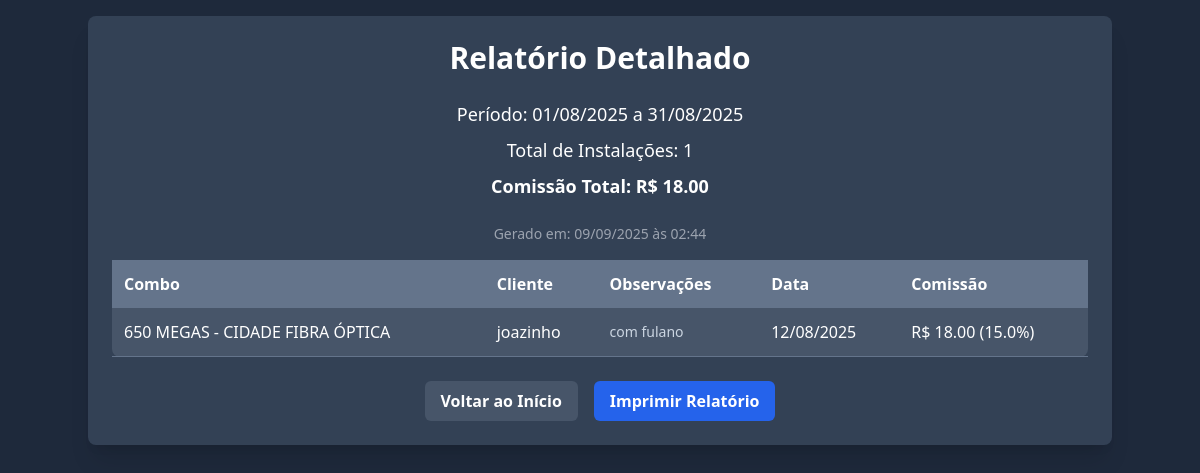
The page /relatorio-historico/2 (signed in) on the database its author committed.
### app.py (models this page shows)
class RelatorioHistorico(db.Model):
    id = db.Column(db.Integer, primary_key=True)
    data_inicio = db.Column(db.String(20), nullable=False)
    data_fim = db.Column(db.String(20), nullable=False)
    total_comissoes = db.Column(db.Float, nullable=False)
    num_instalacoes = db.Column(db.Integer, nullable=False)
    data_salva = db.Column(db.DateTime, default=datetime.datetime.now)
    instalacoes_json = db.Column(db.String, nullable=False)
    user_id = db.Column(db.Integer, db.ForeignKey('user.id'), nullable=False)

### app.py (the view)
@app.route('/relatorio-historico/<int:relatorio_id>')
@login_required
def relatorio_historico(relatorio_id):
    relatorio = RelatorioHistorico.query.get_or_404(relatorio_id)
    if relatorio.author != current_user:
        flash("Você não tem permissão para ver este relatório.", "danger")
        return redirect(url_for('index'))
    instalacoes_lista = json.loads(relatorio.instalacoes_json)
    data_hoje = datetime.datetime.now()
    return render_template('relatorio_historico.html', relatorio=relatorio, instalacoes=instalacoes_lista, data_hoje=data_hoje)

### app.py (called while the page is built)
@login_manager.user_loader
def load_user(user_id):
    return User.query.get(int(user_id))

@app.template_filter('strftime')
def _jinja2_filter_datetime(date, fmt=None):
    if isinstance(date, str):
        try: date = datetime.datetime.strptime(date, '%Y-%m-%d').date()
        except (ValueError, TypeError): return date
    return date.strftime(fmt or '%d/%m/%Y')

### templates/relatorio_historico.html (shortened to what this page needs)
<!DOCTYPE html>
<html lang="pt-br">
<head>
    <script src="https://cdn.tailwindcss.com"></script>
</head>
<body class="bg-slate-800 text-white font-sans flex flex-col items-center min-h-screen p-4">
    <div class="bg-slate-700 p-6 rounded-lg shadow-xl w-full max-w-5xl">
        <h1 class="text-3xl font-bold text-center mb-6">Relatório Detalhado</h1>
        <p class="text-center text-lg mb-2">Período: {{ relatorio.data_inicio | strftime }} a {{ relatorio.data_fim | strftime }}</p>
        <p class="text-center text-lg mb-2">Total de Instalações: {{ relatorio.num_instalacoes }}</p>
        <p class="text-center text-lg font-bold mb-6">Comissão Total: R$ {{ "%.2f"|format(relatorio.total_comissoes) }}</p>
        <p class="text-sm text-gray-400 text-center mb-4">Gerado em: {{ data_hoje.strftime('%d/%m/%Y às %H:%M') }}</p>
        <div class="overflow-x-auto">
            <table class="min-w-full bg-slate-600 rounded-lg">
                <thead class="bg-slate-500">
                    <tr>
                        <th class="p-3 text-left">Combo</th>
                        <th class="p-3 text-left">Cliente</th>
                        <th class="p-3 text-left">Observações</th>
                        <th class="p-3 text-left">Data</th>
                        <th class="p-3 text-left">Comissão</th>
                    </tr>
                </thead>
                <tbody>
                    {% for instalacao in instalacoes %}
                    <tr class="border-b border-slate-500">
                        <td class="p-3">{{ instalacao.descricao_combo }}</td>
                        <td class="p-3">{{ instalacao.login_cliente }}</td>
                        <td class="p-3 text-sm text-slate-300">{{ instalacao.get('observacoes', 'N/A') }}</td>
                        <td class="p-3">{{ instalacao.data_instalacao | strftime }}</td>
                        <td class="p-3">R$ {{ "%.2f"|format(instalacao.comissao) }} ({{ instalacao.get('porcentagem_comissao', 'N/A') }}%)</td>
                    </tr>
                    {% endfor %}
                </tbody>
            </table>
        </div>
        <div class="text-center mt-6 flex justify-center space-x-4">
            <a href="{{ url_for('index') }}" class="bg-slate-600 text-white font-bold py-2 px-4 rounded-md hover:bg-slate-500 transition">Voltar ao Início</a>
            <a href="{{ url_for('relatorio_historico_imprimir', relatorio_id=relatorio.id) }}" class="bg-blue-600 text-white font-bold py-2 px-4 rounded-md hover:bg-blue-700 transition">Imprimir Relatório</a>
        </div>
    </div>
</body>
</html>

### templates/relatorio_historico.html (style rules this page uses)
body { font-family: 'Inter', sans-serif; }

### rows shown on the page
RelatorioHistorico: data_inicio|strftime "01/08/2025", data_fim|strftime "31/08/2025", num_instalacoes "1", total_comissoes "18.00"

### other values the page prints
{{ instalacao.descricao_combo }} "650 MEGAS - CIDADE FIBRA ÓPTICA"
{{ instalacao.login_cliente }} "joazinho"
{{ instalacao.get('observacoes', 'N/A') }} "com fulano"
{{ instalacao.data_instalacao | strftime }} "12/08/2025"
{{ "%.2f"|format(instalacao.comissao) }} "18.00"
{{ instalacao.get('porcentagem_comissao', 'N/A') }} "15.0"
